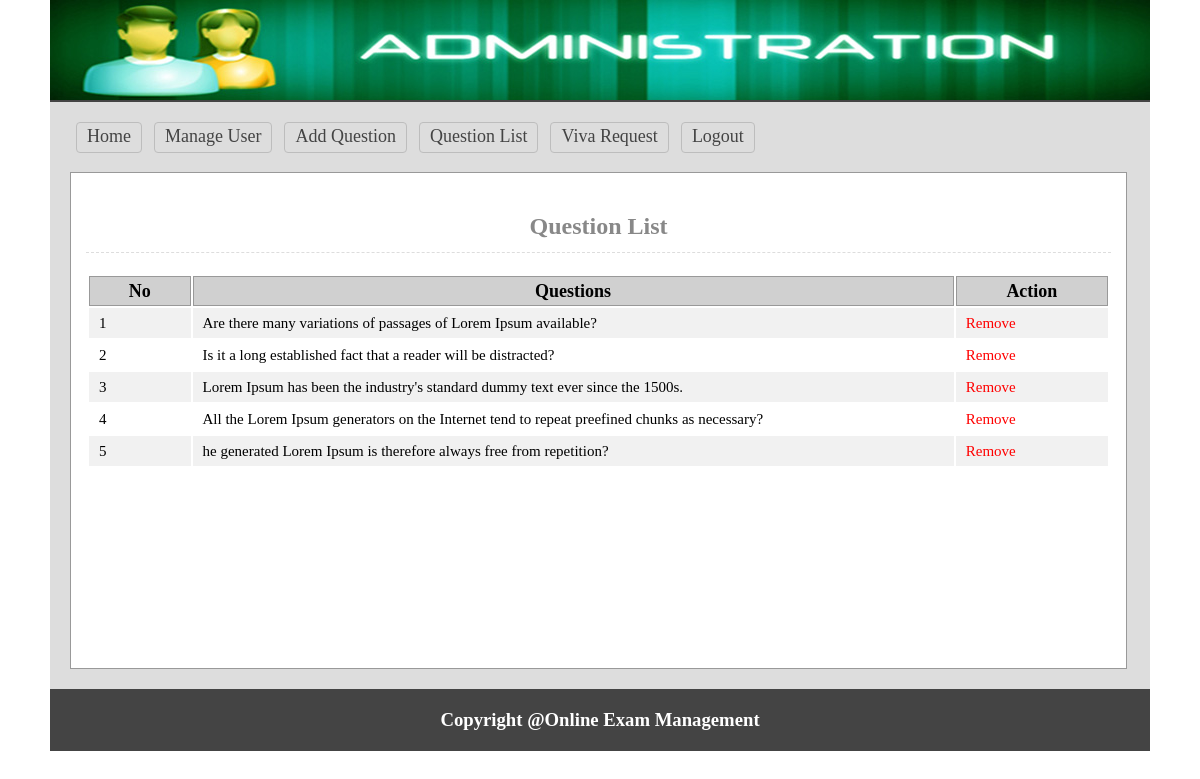
The app's page /admin/quesList.php (signed in), older data.
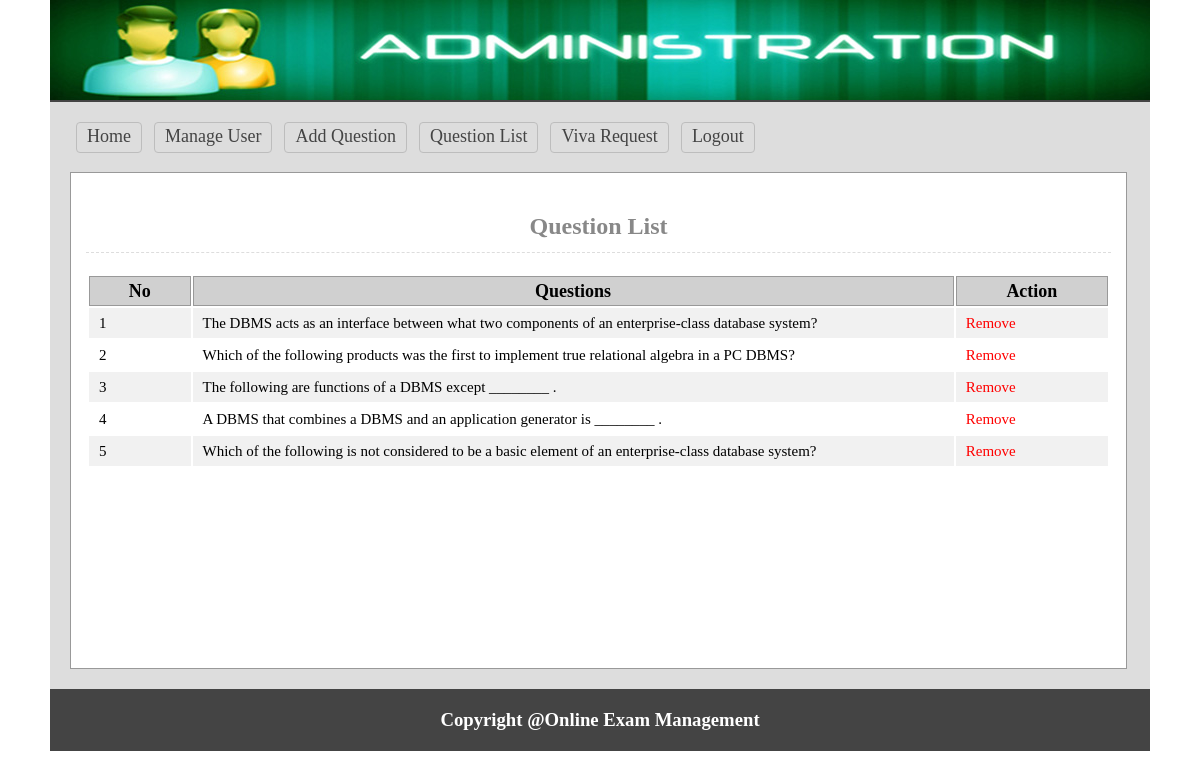
The same page, newer data.
### tables this page shows
CREATE TABLE `tbl_ques` (
  `id` int(11) NOT NULL,
  `quesNo` int(11) NOT NULL,
  `ques` text NOT NULL
);

### lib/Database.php (called while the page is built, shortened)
<?php
Class Database{
	public $host   = DB_HOST;
	public $user   = DB_USER;
	public $pass   = DB_PASS;
	public $dbname = DB_NAME;
	public $link;
	private function connectDB(){
	$this->link = new mysqli($this->host, $this->user, $this->pass, $this->dbname);
 }
	public function select($query){
		$result = $this->link->query($query) or die($this->link->error.__LINE__);
		if($result->num_rows > 0){
			return $result;
		} else {
			return false;
		}
	}
}

### classes/Exam.php (called while the page is built, shortened)
<?php
$filepath = realpath(dirname(__FILE__));
include_once ($filepath.'/../lib/Database.php');
class Exam{
    private $db;
    public function __construct(){
        $this->db = new Database();
    }
    public function getQuesByOrder(){
        $query  = "SELECT * FROM tbl_ques ORDER BY quesNo ASC";
        $result = $this->db->select($query);
        return $result;
    }
}
?>

### admin/quesList.php (the view, shortened to what this page needs)
<?php
$filepath = realpath(dirname(__FILE__));
include_once ($filepath.'/inc/header.php');
include_once ($filepath.'/../classes/Exam.php');
$exm = new Exam();
?>
    <div class="main">
        <h1 style="text-align: center; font-size: 24px">Question List</h1>
        <div class="queslist">
            <table class="tblone">
                <tr>
                    <th width="10%">No</th>
                    <th width="75%">Questions</th>
                    <th width="15%">Action</th>
                </tr>
                <?php
                $getData = $exm->getQuesByOrder();
                if($getData){
                    $i = 0;
                    while($result = $getData->fetch_assoc()){
                        $i++;
                 ?>
                        <tr>
                            <td><?php echo $i; ?></td>
                            <td><?php echo $result['ques']; ?></td>
                            <td>
                                <a style="color: red; text-decoration: none" onclick="return confirm('Are You Sure to Remove?')" href="?delQues=<?php echo $result['quesNo']; ?>">Remove</a>
                            </td>
                        </tr>
                    <?php } } ?>
            </table>
        </div>
    </div>
<?php include 'inc/footer.php'; ?>

### admin/inc/header.php (shortened to what this page needs)
<?php
    include_once ("../lib/Database.php");
?>
<!doctype html>
<html>
<head>
	<link rel="stylesheet" href="css/admin.css">
</head>
<body>
<div class="phpcoding">
	<section class="headeroption"></section>
		<section class="maincontent">
		<div class="menu">
			<ul>
				<li><a href="index.php">Home</a></li>
				<li><a href="users.php">Manage User</a></li>
				<li><a href="quesadd.php">Add Question</a></li>
				<li><a href="queslist.php">Question List</a></li>
				<li><a href="viva_req.php">Viva Request</a></li>
				<li><a href="?action=logout">Logout</a></li>
			</ul>
	 	</div>

### admin/inc/footer.php
 </section>
<section class="footeroption">
		<h3><?php echo "Copyright @Online Exam Management"; ?></h3>
	</section>
</div>
</body>
</html>

### admin/css/admin.css (style rules this page uses)
* { margin:0;padding:0;outline:none }
body { font-family:verdana }
.phpcoding { width:1100px; margin: 0 auto;background:#ddd }
.headeroption { background: #444 url("../img/adminbanner1.jpg") no-repeat scroll 0 0; border-bottom: 2px solid #444444; height: 100px; }
.footeroption { background:#444;color:#fff;text-align:center;padding:20px; }
.maincontent { font-size: 18px; min-height: 500px; padding: 20px; }
.tblone { width:100%;border:1px solid #fff;margin:20px 0 }
.tblone td { font-size: 15px; padding: 5px 10px; }
table.tblone th { background-color: #d0d0d0; border: 1px solid #999; }
table.tblone tr:nth-child(2n+1) { background:#fff;height:30px; }
table.tblone tr:nth-child(2n) { background:#f1f1f1;height:30px; }
.tblone td a { color:#3399FF; }
.main { background: #fff none repeat scroll 0 0; border: 1px solid #999; margin-top: 15px; min-height: 465px; padding: 15px; width: 1025px; }
.main h1 { border-bottom: 1px dashed #ddd; color: #888; margin: 25px 0 5px; padding-bottom: 12px; }
.menu { overflow:hidden; }
.menu ul { margin:0;padding:0;list-style:none }
.menu ul li { display:block;float:left; }
.menu ul li a { border: 1px solid #bdbdbd; border-radius: 4px; color: #444; display: block; margin: 0 6px 4px; padding: 3px 10px 5px; text-decoration: none; }

Row changes from the older to the newer data that the page shows:
changed tbl_ques: ques "Are there many variations of passages of Lorem Ipsum available?" → "The DBMS acts as an interface between what two components of an enterprise-class database system?"
changed tbl_ques: ques "Is it a long established fact that a reader will be distracted?" → "Which of the following products was the first to implement true relational algebra in a PC DBMS?"
changed tbl_ques: ques "Lorem Ipsum has been the industry's standard dummy text ever since the 1500s." → "The following are functions of a DBMS except ________ ."
changed tbl_ques: ques "All the Lorem Ipsum generators on the Internet tend to repeat preefined chunks as necessary?" → "A DBMS that combines a DBMS and an application generator is ________ ."
changed tbl_ques: ques "he generated Lorem Ipsum is therefore always free from repetition?" → "Which of the following is not considered to be a basic element of an enterprise-class database system?"
